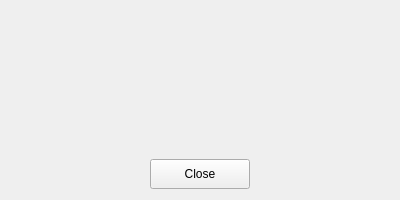
<?xml version="1.0" encoding="UTF-8"?>
<ui version="4.0">
 <class>Notification</class>
 <widget class="QWidget" name="Notification">
  <property name="geometry">
   <rect>
    <x>0</x>
    <y>0</y>
    <width>400</width>
    <height>200</height>
   </rect>
  </property>
  <property name="windowTitle">
   <string>Notification</string>
  </property>
  <layout class="QVBoxLayout" name="verticalLayout">
   <item>
    <spacer name="verticalSpacerTop">
     <property name="orientation">
      <enum>Qt::Vertical</enum>
     </property>
     <property name="sizeType">
      <enum>QSizePolicy::Expanding</enum>
     </property>
    </spacer>
   </item>
   <item>
    <widget class="QLabel" name="messageLabel">
     <property name="alignment">
      <set>Qt::AlignCenter</set>
     </property>
     <property name="wordWrap">
      <bool>true</bool>
     </property>
    </widget>
   </item>
   <item>
    <spacer name="verticalSpacerBottom">
     <property name="orientation">
      <enum>Qt::Vertical</enum>
     </property>
     <property name="sizeType">
      <enum>QSizePolicy::Expanding</enum>
     </property>
    </spacer>
   </item>
   <item>
    <layout class="QHBoxLayout" name="horizontalLayout">
     <item>
      <spacer name="horizontalSpacerLeft">
       <property name="orientation">
        <enum>Qt::Horizontal</enum>
       </property>
       <property name="sizeType">
        <enum>QSizePolicy::Expanding</enum>
       </property>
      </spacer>
     </item>
     <item>
      <widget class="QPushButton" name="closeButton">
       <property name="text">
        <string>Close</string>
       </property>
       <property name="minimumSize">
        <size>
         <width>100</width>
         <height>30</height>
        </size>
       </property>
       <property name="maximumSize">
        <size>
         <width>100</width>
         <height>30</height>
        </size>
       </property>
      </widget>
     </item>
     <item>
      <spacer name="horizontalSpacerRight">
       <property name="orientation">
        <enum>Qt::Horizontal</enum>
       </property>
       <property name="sizeType">
        <enum>QSizePolicy::Expanding</enum>
       </property>
      </spacer>
     </item>
    </layout>
   </item>
  </layout>
 </widget>
 <resources/>
 <connections/>
</ui>
